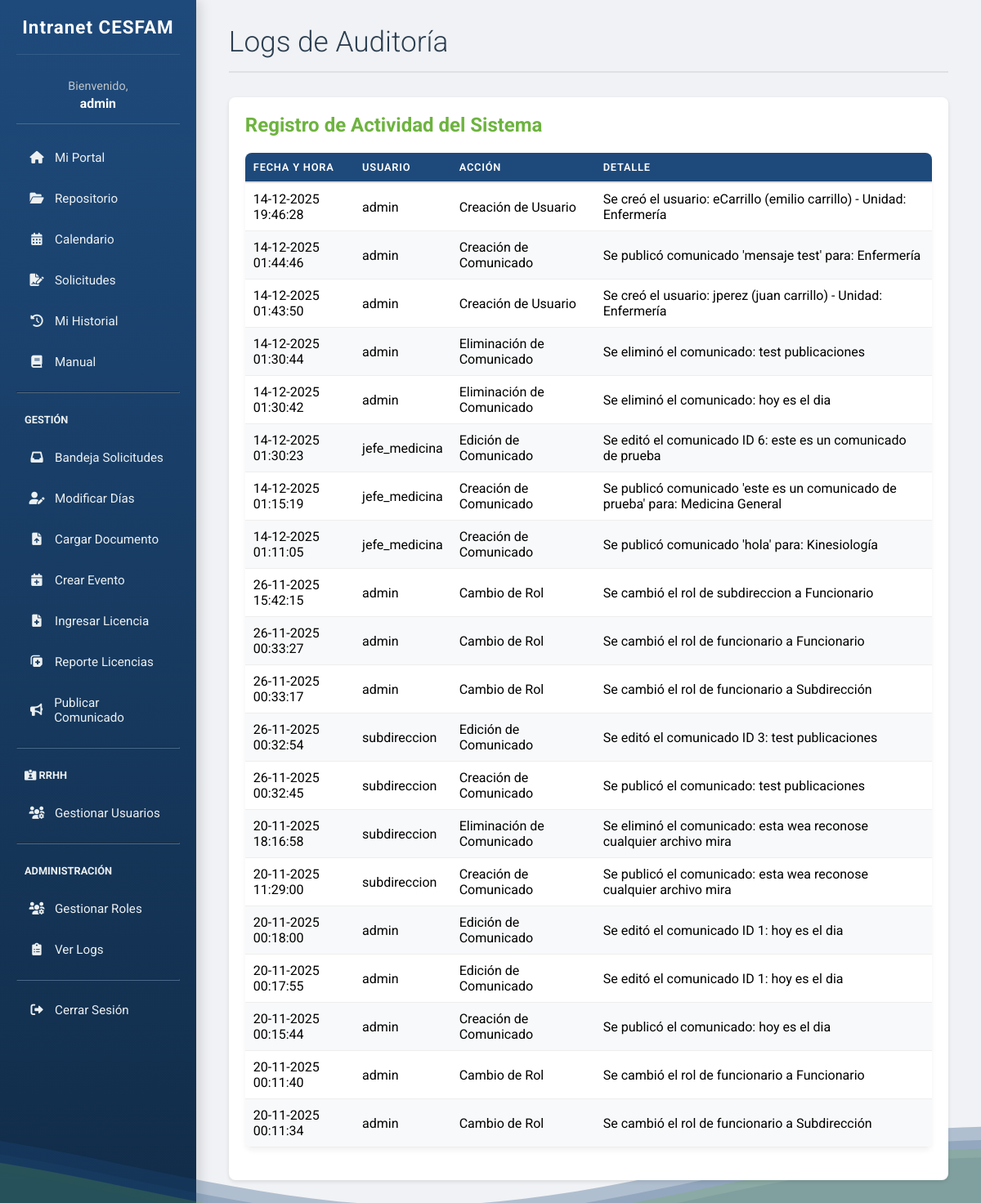
/logs/auditoria/ (signed in), run on an earlier commit of the app's database.
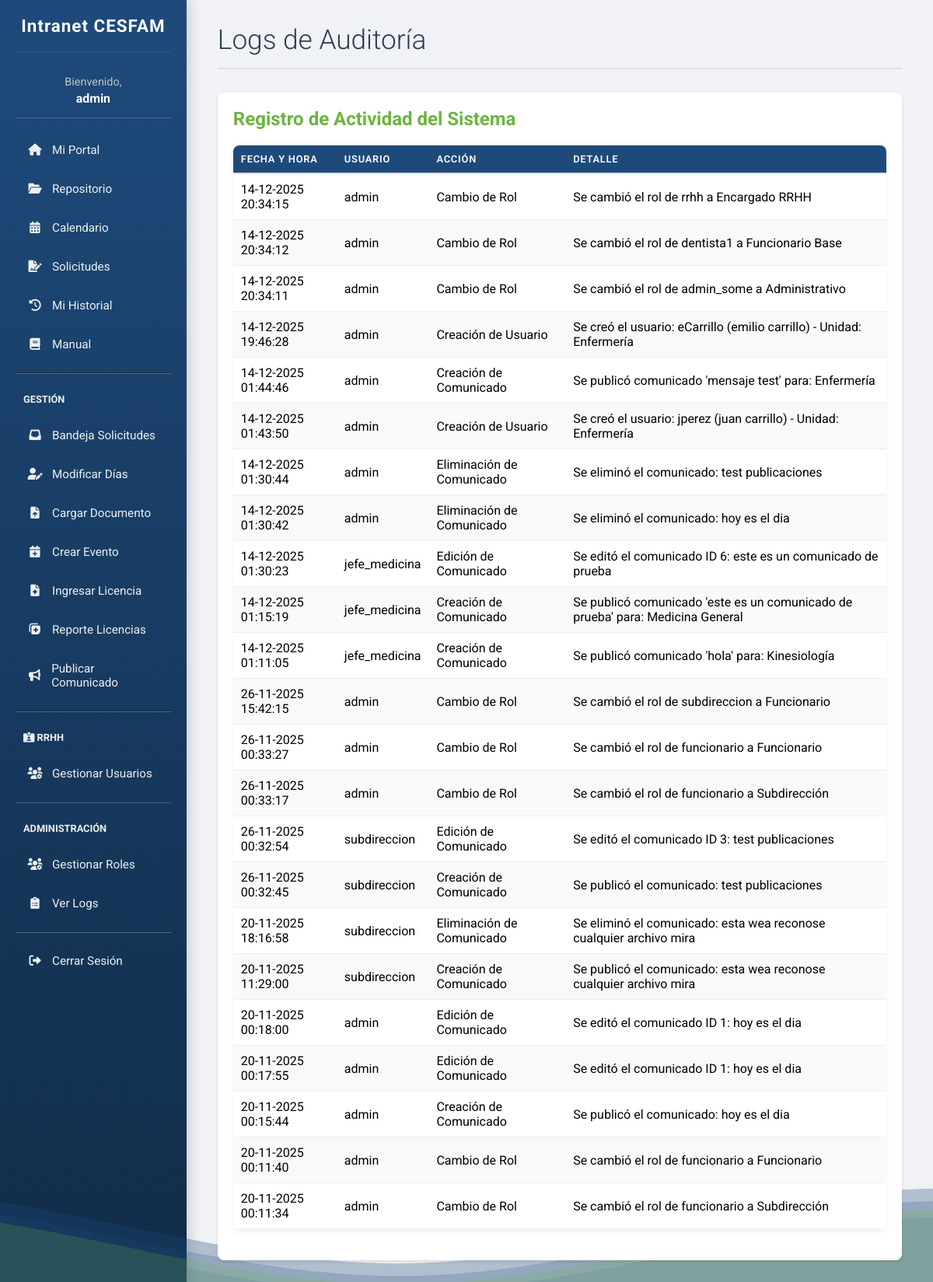
And on a later commit of the database.
### intranet/models.py (models this page shows)
class Funcionarios(AbstractUser):
    nombre = models.CharField(max_length=100, blank=True)
    id_rol = models.ForeignKey(Roles, on_delete=models.SET_NULL, null=True, blank=True)
    id_unidad = models.ForeignKey(Unidades, on_delete=models.SET_NULL, null=True, blank=True)
    es_jefe_unidad = models.BooleanField(default=False, verbose_name="Es Jefe de Unidad")

class Logs_Auditoria(models.Model):
    fecha_hora = models.DateTimeField(auto_now_add=True)
    id_usuario_actor = models.ForeignKey(Funcionarios, on_delete=models.SET_NULL, null=True, blank=True)
    accion = models.CharField(max_length=255)
    detalle = models.TextField(blank=True, null=True)

### intranet/views.py (the view)
# urls.py: path('logs/auditoria/', views.admin_logs_view, name='logs_auditoria'),
@login_required(login_url='login')
@user_passes_test(es_admin, login_url='login')
def admin_logs_view(request):
    logs_list = Logs_Auditoria.objects.all().order_by('-fecha_hora')
    context = {
        'logs': logs_list
    }
    return render(request, 'admin_logs.html', context)

### intranet/views.py (called while the page is built)
def es_admin(user):
    return user.is_superuser

### intranet/templates/admin_logs.html
{% extends 'base.html' %} {% block content %}
<header class="header">
    <h1>Logs de Auditoría</h1>
</header>
<section class="content-box">
    <h2>Registro de Actividad del Sistema</h2>
    <table style="width:100%; border-collapse: collapse;">
        <thead style="text-align: left;">
            <tr>
                <th style="padding: 10px; border-bottom: 2px solid #ddd;">Fecha y Hora</th>
                <th style="padding: 10px; border-bottom: 2px solid #ddd;">Usuario</th>
                <th style="padding: 10px; border-bottom: 2px solid #ddd;">Acción</th>
                <th style="padding: 10px; border-bottom: 2px solid #ddd;">Detalle</th>
            </tr>
        </thead>
        <tbody>
            {% for log in logs %}
            <tr>
                <td style="padding: 10px; border-bottom: 1px solid #eee;">{{ log.fecha_hora|date:"d-m-Y H:i:s" }}</td>
                <td style="padding: 10px; border-bottom: 1px solid #eee;">{{ log.id_usuario_actor.username }}</td>
                <td style="padding: 10px; border-bottom: 1px solid #eee;">{{ log.accion }}</td>
                <td style="padding: 10px; border-bottom: 1px solid #eee;">{{ log.detalle }}</td>
            </tr>
            {% empty %}
            <tr>
                <td colspan="4" style="padding: 10px; text-align: center;">No hay registros de auditoría.</td>
            </tr>
            {% endfor %}
        </tbody>
    </table>
</section>
{% endblock %}

### intranet/templates/base.html (shortened to what this page needs)
{% load static %}
<!DOCTYPE html>
<html lang="es">
<head>
    <link rel="stylesheet" href="https://cdnjs.cloudflare.com/ajax/libs/font-awesome/6.0.0/css/all.min.css">
    <link rel="stylesheet" href="{% static 'style.css' %}">
</head>
<body>
    <nav class="sidebar">
        <h2>Intranet CESFAM</h2>
        <div class="user-display">
            {% if user.is_authenticated %}
                Bienvenido, <b>{{ user.username|truncatechars:18 }}</b>
            {% endif %}
        </div>
        {% if user.is_authenticated %}
        <ul>
            <li class="{% if request.resolver_match.url_name == 'dashboard' %}active{% endif %}">
                <a href="{% url 'dashboard' %}"><i class="fas fa-home"></i> Mi Portal</a>
            </li>
            <li class="{% if request.resolver_match.url_name == 'documentos' %}active{% endif %}">
                <a href="{% url 'documentos' %}"><i class="fas fa-folder-open"></i> Repositorio</a>
            </li>
            <li class="{% if request.resolver_match.url_name == 'calendario' %}active{% endif %}">
                <a href="{% url 'calendario' %}"><i class="fas fa-calendar-alt"></i> Calendario</a>
            </li>
            <li class="{% if request.resolver_match.url_name == 'gestion_solicitudes' %}active{% endif %}">
                <a href="{% url 'gestion_solicitudes' %}"><i class="fas fa-file-signature"></i> Solicitudes</a>
            </li>
             <li class="{% if request.resolver_match.url_name == 'historial_personal' %}active{% endif %}">
                <a href="{% url 'historial_personal' %}"><i class="fas fa-history"></i> Mi Historial</a>
            </li>
            <li class="{% if request.resolver_match.url_name == 'manual' %}active{% endif %}">
                <a href="{% url 'manual' %}"><i class="fas fa-book"></i> Manual</a>
            </li>
            {% if user.is_staff %}
            <hr style="border-color: #4b6b8b; margin: 15px 0;">
            <li style="padding: 10px; color: #ecf0f1; text-transform: uppercase; font-size: 0.8em; font-weight: bold;">Gestión</li>
            <li class="{% if request.resolver_match.url_name == 'reporte_solicitudes' %}active{% endif %}">
                <a href="{% url 'reporte_solicitudes' %}"><i class="fas fa-inbox"></i> Bandeja Solicitudes</a>
            </li>
            <li class="{% if request.resolver_match.url_name == 'gestion_dias' %}active{% endif %}">
                <a href="{% url 'gestion_dias' %}"><i class="fas fa-user-edit"></i> Modificar Días</a>
            </li>
            <li class="{% if request.resolver_match.url_name == 'gestion_documentos' %}active{% endif %}">
                <a href="{% url 'gestion_documentos' %}"><i class="fas fa-file-upload"></i> Cargar Documento</a>
            </li>
            <li class="{% if request.resolver_match.url_name == 'gestion_calendario' %}active{% endif %}">
                <a href="{% url 'gestion_calendario' %}"><i class="fas fa-calendar-plus"></i> Crear Evento</a>
            </li>
            <li class="{% if request.resolver_match.url_name == 'gestion_licencias' %}active{% endif %}">
                <a href="{% url 'gestion_licencias' %}"><i class="fas fa-file-medical"></i> Ingresar Licencia</a>
            </li>
            <li class="{% if request.resolver_match.url_name == 'reporte_licencias' %}active{% endif %}">
                <a href="{% url 'reporte_licencias' %}"><i class="fas fa-notes-medical"></i> Reporte Licencias</a>
            </li>
            <li class="{% if request.resolver_match.url_name == 'crear_comunicado' %}active{% endif %}">
                <a href="{% url 'crear_comunicado' %}"><i class="fas fa-bullhorn"></i> Publicar Comunicado</a>
            </li>
            {% endif %}
            {% if user.id_rol and user.id_rol.nivel_jerarquico <= 2 or user.is_superuser %}
            <hr style="border-color: #4b6b8b; margin: 15px 0;">
            <li style="padding: 10px; color: #ecf0f1; text-transform: uppercase; font-size: 0.8em; font-weight: bold;">
                <i class="fas fa-id-card-alt"></i> RRHH
            </li>
            <li class="{% if request.resolver_match.url_name == 'gestion_usuarios' %}active{% endif %}">
                <a href="{% url 'gestion_usuarios' %}"><i class="fas fa-users-cog"></i> Gestionar Usuarios</a>
            </li>
            {% endif %}
            {% if user.is_superuser %}
            <hr style="border-color: #4b6b8b; margin: 15px 0;">
            <li style="padding: 10px; color: #ecf0f1; text-transform: uppercase; font-size: 0.8em; font-weight: bold;">Administración</li>
            <li class="{% if request.resolver_match.url_name == 'roles_gestion' %}active{% endif %}">
                <a href="{% url 'roles_gestion' %}"><i class="fas fa-users-cog"></i> Gestionar Roles</a>
            </li>
            <li class="{% if request.resolver_match.url_name == 'logs_auditoria' %}active{% endif %}">
                <a href="{% url 'logs_auditoria' %}"><i class="fas fa-clipboard-list"></i> Ver Logs</a>
            </li>
            {% endif %}
            <hr style="border-color: #4b6b8b; margin: 15px 0;">
            <li><a href="{% url 'logout' %}"><i class="fas fa-sign-out-alt"></i> Cerrar Sesión</a></li>
        </ul>
        {% endif %}
    </nav>
    <main class="main-content">
        {% block content %}{% endblock %}
    </main>
    <div class="waves-container">
    </div>
</body>
</html>

### intranet/static/style.css (style rules this page uses)
body, h1, h2, h3, h4, ul, p { margin: 0; padding: 0; font-family: 'Roboto', sans-serif; box-sizing: border-box; }
body { display: flex; height: 100vh; background-color: #f0f2f5; }
.sidebar { width: 260px; background: linear-gradient(180deg, #1E4A7B 0%, #102a45 100%); color: white; padding: 20px; height: 100vh; display: flex; flex-direction: column; box-shadow: 4px 0 15px rgba(0,0,0,0.15); }
.sidebar h2 { text-align: center; margin-bottom: 30px; font-size: 1.4em; font-weight: 700; letter-spacing: 1px; border-bottom: 1px solid rgba(255,255,255,0.1); padding-bottom: 20px; }
.sidebar .user-display { text-align: center; margin-bottom: 20px; font-size: 0.9em; color: #bdc3c7; }
.sidebar ul { list-style: none; flex-grow: 1; overflow-y: auto; }
.sidebar ul li { margin-bottom: 8px; }
.sidebar ul li a { text-decoration: none; color: #ecf0f1; display: flex; align-items: center; gap: 12px; padding: 12px 15px; border-radius: 8px; transition: all 0.3s ease; font-size: 0.95em; }
.sidebar ul li a i { width: 20px; text-align: center; }
.main-content { flex-grow: 1; padding: 40px; overflow-y: auto; }
.header { margin-bottom: 30px; border-bottom: 2px solid #e0e0e0; padding-bottom: 15px; }
.header h1 { color: #2c3e50; font-size: 2.2em; font-weight: 300; }
table { width: 100%; border-collapse: collapse; background-color: white; border-radius: 8px; overflow: hidden; box-shadow: 0 4px 6px rgba(0,0,0,0.05); margin-bottom: 20px; }
thead { background-color: #1E4A7B; color: white; }
th, td { padding: 16px 15px; text-align: left; border-bottom: 1px solid #eee; }
th { font-weight: 600; text-transform: uppercase; font-size: 0.8em; letter-spacing: 0.8px; }
tbody tr:nth-child(even) { background-color: #f8f9fa; }
.content-box { background-color: white; padding: 30px; border-radius: 10px; box-shadow: 0 2px 15px rgba(0,0,0,0.05); margin-bottom: 30px; }
.content-box h2 { color: #2c3e50; margin-bottom: 20px; font-size: 1.5em; }
.content-box { background-color: white; padding: 20px; border-radius: 8px; box-shadow: 0 2px 5px rgba(0,0,0,0.1); }
.content-box h2 { margin-bottom: 20px; color: #6DB33F; }
.user-display { color: #d1e2f4; font-size: 0.85em; padding: 0 10px 15px 10px; border-bottom: 1px solid #4b6b8b; margin-bottom: 30px; text-align: center; }
.user-display b { display: block; font-weight: bold; color: white; font-size: 1.1em; margin-top: 3px; }
.main-content { padding-top: 30px !important; }
.main-content { animation: fadeIn 0.5s ease-out; }
.waves-container { position: fixed; bottom: 0; left: 0; width: 100%; height: 15vh; margin-bottom: -7px; z-index: 0; pointer-events: none; }
.main-content { position: relative; z-index: 1; }

What changed in the data, as far as the page shows it:
added Logs_Auditoria: fecha_hora "14-12-2025 20:34:15", id_usuario_actor.username "admin", accion "Cambio de Rol", detalle "Se cambió el rol de rrhh a Encargado RRHH"
added Logs_Auditoria: fecha_hora "14-12-2025 20:34:12", id_usuario_actor.username "admin", accion "Cambio de Rol", detalle "Se cambió el rol de dentista1 a Funcionario Base"
added Logs_Auditoria: fecha_hora "14-12-2025 20:34:11", id_usuario_actor.username "admin", accion "Cambio de Rol", detalle "Se cambió el rol de admin_some a Administrativo"
